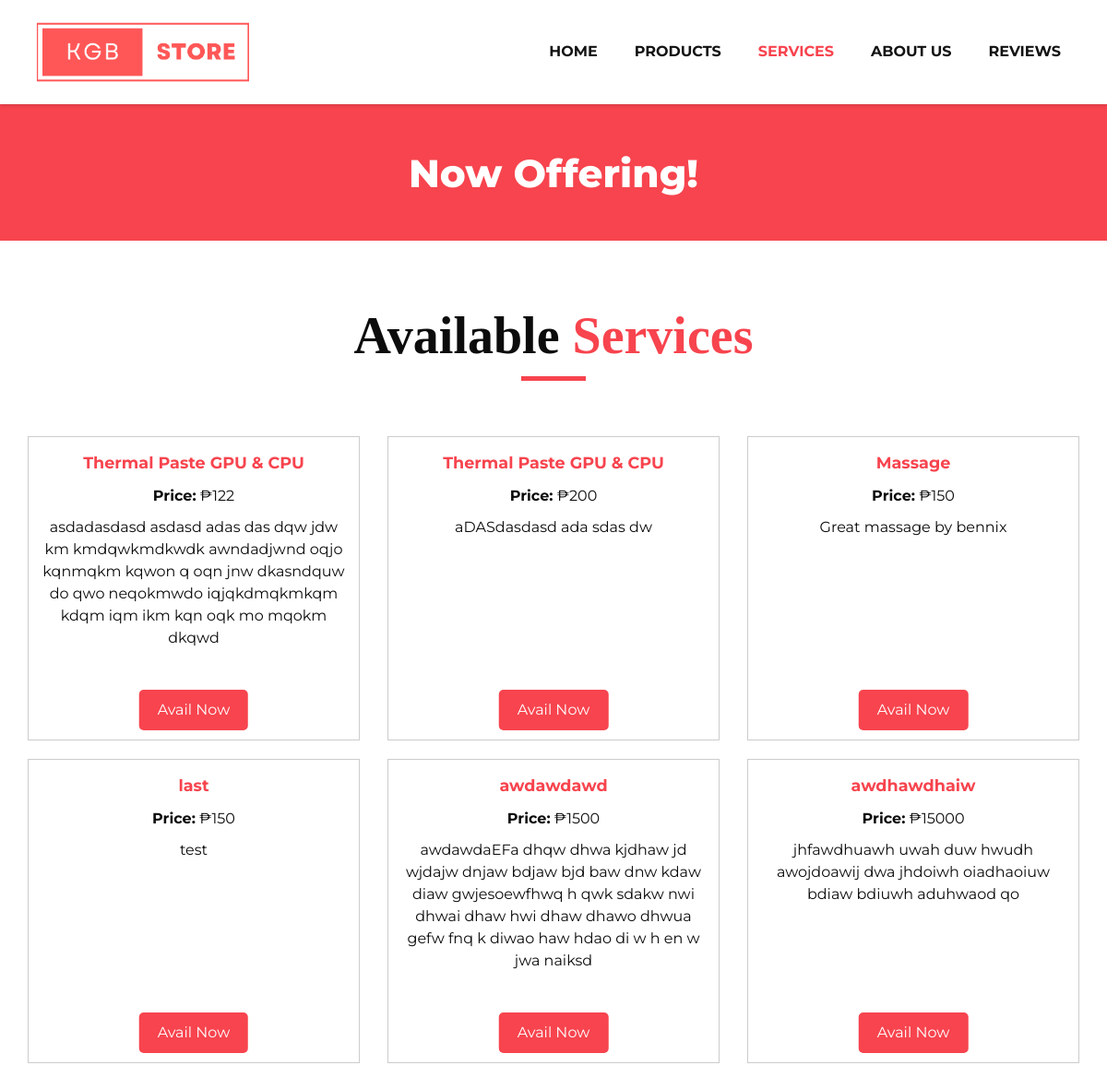
The app's page /service.php with its own data.
### tables this page shows
CREATE TABLE `services` (
  `id` int(11) NOT NULL,
  `service_name` varchar(500) NOT NULL,
  `s_desc` text NOT NULL,
  `s_price` int(50) NOT NULL
);

### service.php (the view, shortened to what this page needs)
<!DOCTYPE html>
<html>
   <head>
      <link rel="stylesheet" type="text/css" href="css/bootstrap.css" />
      <link href="css/font-awesome.min.css" rel="stylesheet" />
      <link href="css/style.css" rel="stylesheet" />
      <link href="css/responsive.css" rel="stylesheet" />
   </head>
   <body class="sub_page">
      <div class="hero_area">
         <header class="header_section">
            <div class="container">
               <nav class="navbar navbar-expand-lg custom_nav-container ">
                  <a class="navbar-brand" href="index.php"><img width="250" src="images/logo.png" alt="#" /></a>
                  <div class="collapse navbar-collapse" id="navbarSupportedContent">
                     <ul class="navbar-nav">
                        <li class="nav-item">
                           <a class="nav-link" href="index.php">Home <span class="sr-only">(current)</span></a>
                        </li>
                        <li class="nav-item">
                           <a class="nav-link" href="product.php">Products</a>
                        </li>
                        <li class="nav-item active">
                            <a class="nav-link" href="service.php">Services</a>
                        <li>
                        <li class="nav-item">
                           <a class="nav-link" href="blog_list.php">About Us</a>
                        </li>
                        <li class="nav-item">
                           <a class="nav-link" href="contact.php">Reviews</a>
                        </li>
                     </ul>
                  </div>
               </nav>
            </div>
         </header>
      </div>
      <section class="inner_page_head">
         <div class="container_fuild">
            <div class="row">
               <div class="col-md-12">
                  <div class="full">
                     <h3>Now Offering!</h3>
                  </div>
               </div>
            </div>
         </div>
      </section>
      <section class="product_section layout_padding">
         <div class="container">
            <div class="heading_container heading_center">
               <h2>
                  Available <span>Services</span>
               </h2>
            </div>
<?php
include_once "admin_panel/config/dbconnect.php";
$sql = "SELECT * FROM services";
$result = $conn->query($sql);
if ($result && $result->num_rows > 0) {
    $services = $result->fetch_all(MYSQLI_ASSOC);
} else {
    $services = [];
}
?>
<div class="bcontainer">
    <?php
    foreach ($services as $service) {
        echo "<div class='services'>";
        echo "<p><strong style='font-size: 1.1em; color: #f7444e;'>" . $service["service_name"] . "</strong></p>";
        echo "<p><strong>Price:</strong> ₱" . $service["s_price"] . "</p>";
        echo "<p>" . $service["s_desc"] . "</p>";
        echo "<a href='sorder.php?id=" . $service["id"] . "'><button>Avail Now</button></a>";
        echo "</div>";
    }
    ?>
</div>
</body>
</html>
   </body>
</html>

### css/style.css (style rules this page uses)
* { box-sizing: border-box; }
body { font-family: 'Montserrat', sans-serif; color: #0c0c0c; background-color: #ffffff; overflow-x: hidden; }
.layout_padding { padding: 70px 0; }
h1, h2 { font-family: 'Playfair Display', serif; }
.heading_container { display: -webkit-box; display: -ms-flexbox; display: flex; -webkit-box-orient: vertical; -webkit-box-direction: normal; -ms-flex-direction: column; flex-direction: column; -webkit-box-align: start; -ms-flex-align: start; align-items: flex-start; }
.heading_container h2 { position: relative; margin-bottom: 0; font-size: 3.5rem; font-weight: bold; }
.heading_container h2::after { content: ""; display: block; width: 70px; height: 5px; background: #f7444e; margin: 10px auto 10px; }
.heading_container h2 span { color: #f7444e; }
.heading_container.heading_center { -webkit-box-align: center; -ms-flex-align: center; align-items: center; text-align: center; }
a, a:hover, a:focus { text-decoration: none; }
.hero_area { position: relative; min-height: 100vh; display: -webkit-box; display: -ms-flexbox; display: flex; -webkit-box-orient: vertical; -webkit-box-direction: normal; -ms-flex-direction: column; flex-direction: column; }
.sub_page .hero_area { min-height: auto; -webkit-box-shadow: 0 0 5px 0 rgba(0, 0, 0, 0.25); box-shadow: 0 0 5px 0 rgba(0, 0, 0, 0.25); }
.header_section { padding: 15px 0; }
.navbar-brand { font-family: 'Playfair Display', serif; }
.custom_nav-container { padding: 0; }
.custom_nav-container .navbar-nav { margin-left: auto; }
.custom_nav-container .navbar-nav .nav-item .nav-link { padding: 5px 20px; color: #131313; text-align: center; text-transform: uppercase; border-radius: 5px; -webkit-transition: all 0.3s; transition: all 0.3s; font-weight: 700; }
.custom_nav-container .navbar-nav .nav-item:hover .nav-link, .custom_nav-container .navbar-nav .nav-item.active .nav-link { color: #f7444e; }
.product_section .heading_container { margin-bottom: 20px; }
.inner_page_head { background: #f7444e; text-align: center; color: #fff; padding-top: 50px; padding-bottom: 40px; }
.inner_page_head h3 { font-size: 42px; font-weight: 800; }

### css/responsive.css (style rules this page uses)
@media (min-width: 1200px) { .container { max-width: 1170px; } }

### service.php (style rules this page uses)
.bcontainer { max-width: 1200px; min-height: 700px; margin: 0 auto; display: flex; flex-wrap: wrap; justify-content: space-between; }
.services { position: relative; width: calc(33.33% - 20px); margin-bottom: 20px; padding: 10px; border: 1px solid #ccc; box-sizing: border-box; text-align: center; }
.services p { margin: 0; padding: 5px 0; }
.services button { position: absolute; bottom: 10px; left: 50%; transform: translateX(-50%); background-color: #f7444e; border: none; color: white; padding: 10px 20px; text-align: center; text-decoration: none; display: inline-block; font-size: 16px; cursor: pointer; border-radius: 5px; }

### records on screen
services: service_name "Thermal Paste GPU & CPU", s_price "122", s_desc "asdadasdasd asdasd adas das dqw jdw km kmdqwkmdkwdk awndadjwnd oqjo kqnmqkm kqwon q oqn jnw dkasndquw do qwo neqokmwdo iqjqkdmqkmkqm kdqm iqm ikm kqn oqk mo mqokm dkqwd"
services: service_name "Thermal Paste GPU & CPU", s_price "200", s_desc "aDASdasdasd ada sdas dw"
services: service_name "Massage", s_price "150", s_desc "Great massage by bennix"
services: service_name "last", s_price "150", s_desc "test"
services: service_name "awdawdawd", s_price "1500", s_desc "awdawdaEFa dhqw dhwa kjdhaw jd wjdajw dnjaw bdjaw bjd baw dnw kdaw diaw gwjesoewfhwq h qwk sdakw nwi dhwai dhaw hwi dhaw dhawo dhwua gefw fnq k diwao haw hdao di w h en w jwa naiksd"
services: service_name "awdhawdhaiw", s_price "15000", s_desc "jhfawdhuawh uwah duw hwudh awojdoawij dwa jhdoiwh oiadhaoiuw bdiaw bdiuwh aduhwaod qo"
